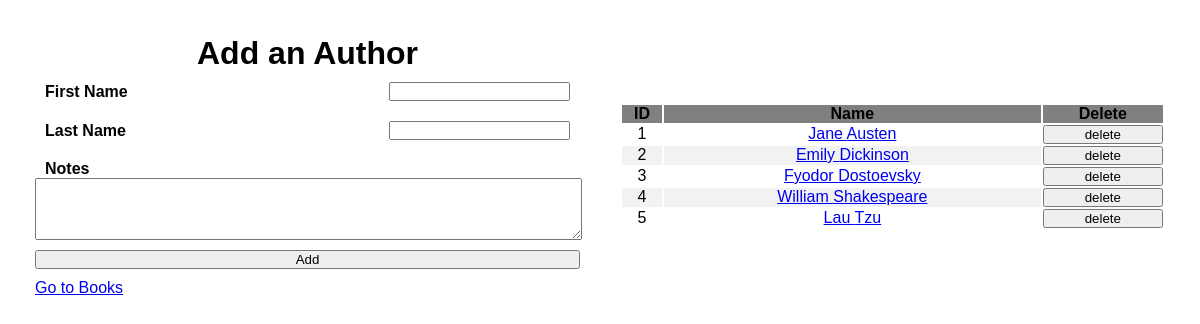
The app's page /authors with its own data.
### main_app/models.py (models this page shows)
class Author(models.Model):
    first_name= models.CharField(max_length=255)
    last_name= models.CharField(max_length=255)
    notes = models.TextField(default="")
    books = models.ManyToManyField(Book, related_name="authors")
    created_at = models.DateTimeField(auto_now_add=True)
    updated_at = models.DateTimeField(auto_now=True)

### main_app/views.py (the view)
# urls.py: path('', views.index),
def index(request, page_type="books"):
    if page_type == "books":
        pass_data = Book.objects.all()
    else:
        pass_data = Author.objects.all()
    context={
        "table_data": pass_data,
        "page_type": page_type,
    }
    return render(request,"index.html",context)

### main_app/templates/index.html (shortened to what this page needs)
<!DOCTYPE html>
<html lang="en">
<head>
    {% load static %}
    <link rel="stylesheet" href="{% static 'css/style.css' %}">
</head>
<body>
    <div class="container">
        <div class="col">
            <h1>{%if page_type == "books" %}Add a Book{% else %}Add an Author{% endif %}</h1>
            <form action="/{{ page_type }}/add" method="POST">
                <div>
                    <label for="input_name_box">{%if page_type == "books" %}Title{% else %}First Name{% endif %}</label>
                    <input type="text" name="input_name_box" id="input_name_box">
                </div>
                {%if page_type == "authors" %}
                <div>
                    <label for="last_name"> Last Name </label>
                    <input type="text" name="last_name" id="last_name">
                </div>
                {% endif %}
                <label for="description_box" id="description_box_label">{%if page_type == "books" %}Description{% else %}Notes{% endif %}</label>
                <textarea name="description_box" rows="4"></textarea>
                <button class="submit_new">Add</button>
            </form>
            {% if page_type == "books" %}
                <a href="/authors">Go to Authors</a>
            {% else %}
                <a href="/books">Go to Books</a>
            {% endif %}
        </div>
        <div class="col">
            <table id="data_table">
                <thead>
                    <th>ID</th>
                    <th>{%if page_type == "books" %}Title{% else %}Name{% endif %}</th>
                    <th>Delete</th>
                </thead>
                <tbody>
                    {% for item in table_data %}
                    <tr>
                        <td>{{ item.id }}</td>
                        <td><a href="/{{ page_type }}/{{ item.id }}">{% if page_type == "books" %}{{ item.title }}{% else %}{{ item.first_name }} {{item.last_name}}{% endif %}</a></td>
                        <td>
                            <form action="/{{ page_type }}/delete" method="POST">
                                <button>delete</button>
                            </form>
                        </td>
                    </tr>
                    {% endfor %}
                </tbody>
            </table>
        </div>
    </div>
</body>
</html>

### main_app/static/css/style.css (style rules this page uses)
* { padding: 0px; margin: 0px; font-family: 'Lucida Sans', 'Lucida Sans Regular', 'Lucida Grande', 'Lucida Sans Unicode', Geneva, Verdana, sans-serif; }
label { font-weight: bolder; }
.container { margin:15px; display:flex; justify-content: space-between; }
.col { margin-right:50px; margin-left:50px; display:flex; flex-direction:column; width:50%; margin:auto; padding:20px; }
.col h1 { text-align:center; }
.col form { display:flex; flex-direction: column }
.col form div { display:flex; justify-content: space-between; align-items: center; align-content: center; margin: 10px; }
.col form textarea { width:100%; margin:auto; }
.submit_new { margin: 10px 0px; width:100%; }
thead { background-color: grey; }
td { text-align: center; }
tr:nth-child(even) { background-color: #f2f2f2; }
#description_box_label { margin-top:10px; margin-left:10px; }

### records on screen
Author: id "1", first_name "Jane", last_name "Austen"
Author: id "2", first_name "Emily", last_name "Dickinson"
Author: id "3", first_name "Fyodor", last_name "Dostoevsky"
Author: id "4", first_name "William", last_name "Shakespeare"
Author: id "5", first_name "Lau", last_name "Tzu"
